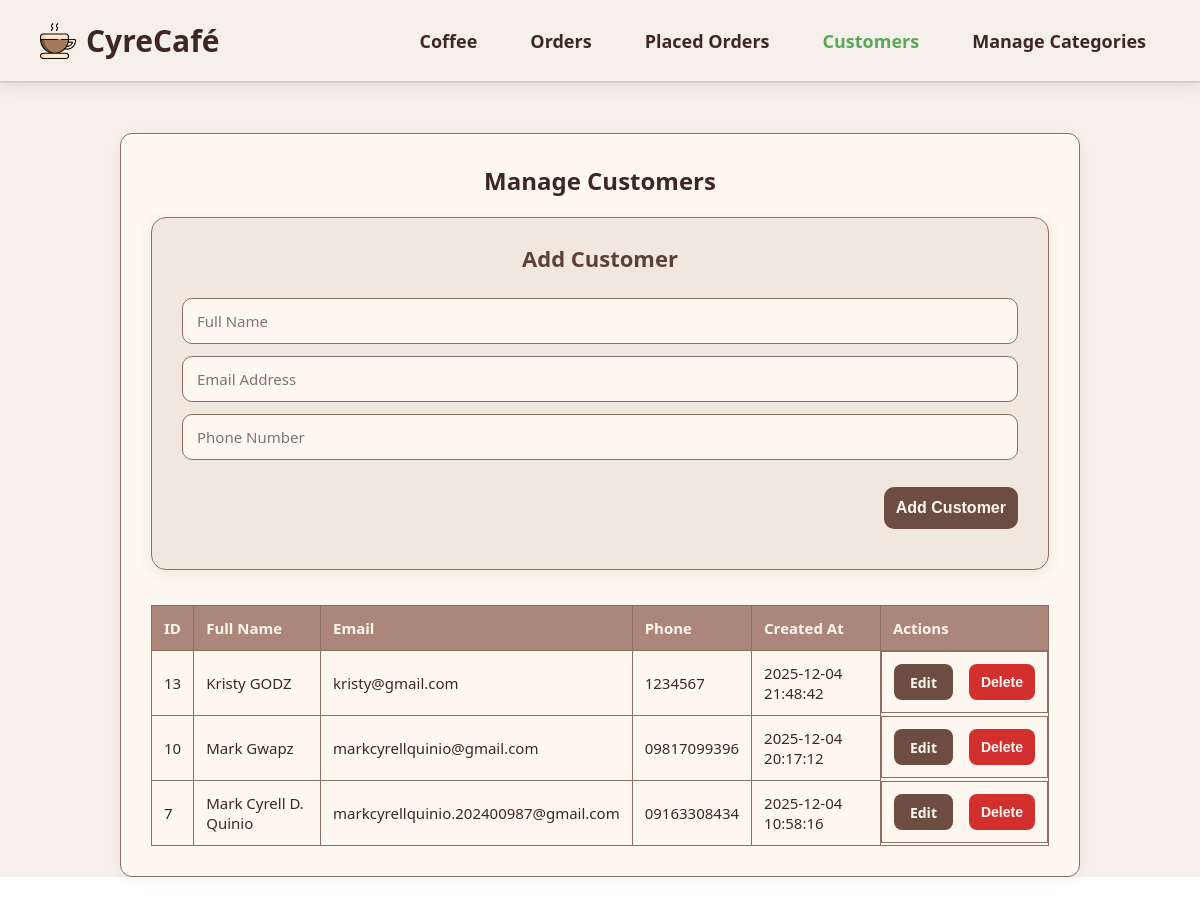
The page /customers.php on the database its author committed.
### tables this page shows
CREATE TABLE `customers` (
  `customer_id` int(11) NOT NULL,
  `full_name` varchar(255) NOT NULL,
  `email` varchar(255) NOT NULL,
  `phone` varchar(50) DEFAULT NULL,
  `created_at` datetime DEFAULT current_timestamp()
);

### customers.php (the view, shortened to what this page needs)
<?php
include 'database.php';
$result = $conn->query("SELECT * FROM customers ORDER BY customer_id DESC");
$edit_customer = null;
?>
<!DOCTYPE html>
<html lang="en">
<head>
    <link rel="stylesheet" href="style.css">
    <link rel="stylesheet" href="customers.css">
    <link rel="stylesheet" href="https://cdnjs.cloudflare.com/ajax/libs/font-awesome/6.4.0/css/all.min.css">
</head>
<body>
<div class="container">
    <nav class="nav">
        <div class="nav-logo">
            <img src="uploads/cup-of-coffee.png" alt="Coffee Icon" class="nav-logo-icon">
            <h1>CyreCafé</h1>
        </div>
        <div class="nav-links">
            <a href="index.php">Coffee</a>
            <a href="orders.php">Orders</a>
            <a href="view_orders.php">Placed Orders</a>
            <a href="customers.php" class="active">Customers</a>
            <a href="manage_categories.php">Manage Categories</a>
        </div>
    </nav>
    <div class="customers-container">
    <h2>Manage Customers</h2>
    <?php if ($edit_customer): ?>
    <form method="POST">
        <h3>Edit Customer</h3>
        <input type="hidden" name="customer_id" value="<?= $edit_customer['customer_id'] ?>">
        <input type="text" name="full_name" placeholder="Full Name" required value="<?= htmlspecialchars($edit_customer['full_name']) ?>">
        <input type="email" name="email" placeholder="Email Address" required value="<?= htmlspecialchars($edit_customer['email']) ?>">
        <input type="text" name="phone" placeholder="Phone Number" required value="<?= htmlspecialchars($edit_customer['phone']) ?>">
        <button type="submit" name="edit_customer">Save Changes</button>
        <a href="customers.php" class="cancel-btn">Cancel</a>
    </form>
    <?php else: ?>
    <form method="POST">
        <h3>Add Customer</h3>
        <input type="text" name="full_name" placeholder="Full Name" required>
        <input type="email" name="email" placeholder="Email Address" required>
        <input type="text" name="phone" placeholder="Phone Number" required>
        <button type="submit" name="add_customer">Add Customer</button>
    </form>
    <?php endif; ?>
    <table>
        <thead>
            <tr>
                <th>ID</th>
                <th>Full Name</th>
                <th>Email</th>
                <th>Phone</th>
                <th>Created At</th>
                <th>Actions</th>
            </tr>
        </thead>
        <tbody>
        <?php while ($row = $result->fetch_assoc()): ?>
            <tr>
                <td><?= $row['customer_id'] ?></td>
                <td><?= htmlspecialchars($row['full_name']) ?></td>
                <td><?= htmlspecialchars($row['email']) ?></td>
                <td><?= htmlspecialchars($row['phone']) ?></td>
                <td><?= $row['created_at'] ?></td>
                <td>
                    <a href="customers.php?edit=<?= $row['customer_id'] ?>" class="edit-btn">Edit</a>
                    <form method="POST" style="display:inline-block;margin:0;padding:0;" onsubmit="return confirm('Are you sure you want to delete this customer?');">
                        <button type="submit" class="delete-btn">Delete</button>
                    </form>
                </td>
            </tr>
        <?php endwhile; ?>
        </tbody>
    </table>
</div>
</div>
</body>
</html>

### style.css (style rules this page uses)
* { padding: 0; margin: 0; box-sizing: border-box; }
html { font-family: 'Segoe UI', Tahoma, Geneva, Verdana, sans-serif; scroll-behavior: smooth; }
.container { width: 100%; min-height: 100vh; background-color: #f5f1ea; }
.nav { display: flex; align-items: center; justify-content: space-between; padding: 20px 40px; background-color: #f5f1ea; border-bottom: 2px solid #d7ccc8; position: relative; box-shadow: 0 4px 15px rgba(0,0,0,0.08); transition: all 0.3s ease; }
.nav-logo { display: flex; align-items: center; gap: 10px; }
.nav-logo-icon { width: 36px; height: 36px; }
.nav-logo h1 { font-size: 30px; color: #3e2723; font-weight: 700; }
.nav-links { display: flex; gap: 25px; margin-left: auto; }
.nav-links a { position: relative; color: #3e2723; text-decoration: none; font-size: 18px; font-weight: 600; padding: 8px 14px; border-radius: 12px; transition: all 0.3s ease; }
.nav-links a::after { content: ''; position: absolute; left: 0; bottom: 0; width: 0%; height: 3px; background: linear-gradient(135deg, #95d89a, #6dcb6d); border-radius: 2px; transition: width 0.3s ease; }
.nav-links a.active { color: #5ba75a; font-weight: 700; }

### rows shown on the page
customers: customer_id "13", full_name "Kristy GODZ", email "kristy@gmail.com", phone "1234567", created_at "2025-12-04 21:48:42"
customers: customer_id "10", full_name "Mark Gwapz", email "markcyrellquinio@gmail.com", phone "09817099396", created_at "2025-12-04 20:17:12"
customers: customer_id "7", full_name "Mark Cyrell D. Quinio", email "markcyrellquinio.202400987@gmail.com", phone "09163308434", created_at "2025-12-04 10:58:16"
